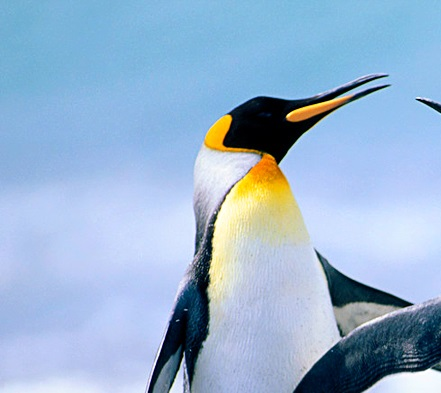
#> input picture pil_pillow__examples/simple_draw__hello_world/images.jpg, 441 x 393 px
$ python main.py
#> lines starting #> are read from the running program, lines starting #| are printed output that depends on the picture
#!/usr/bin/env python3
# -*- coding: utf-8 -*-

__author__ = "ipetrash"


# pip install Pillow
from PIL import Image, ImageDraw, ImageFont


image = Image.open("images.jpg")
#> image is the input picture: PIL image 441x393 RGB; mean R, G, B 151.9, 179.4, 208.4

font = ImageFont.truetype("arial.ttf", 25)
drawer = ImageDraw.Draw(image)
drawer.text((50, 100), "Hello World!\nПривет мир!", font=font, fill="black")

image.save("new_img.jpg")
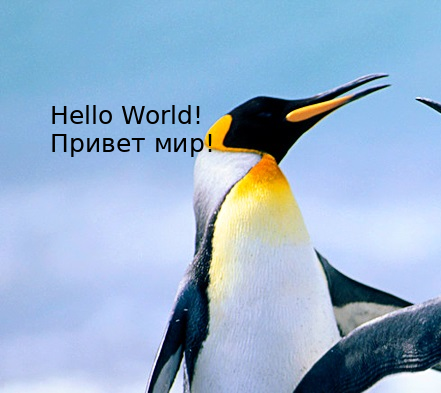
#> saved as new_img.jpg: PIL image 441x393 RGB; mean R, G, B 150.5, 177.7, 206.2
image.show()
